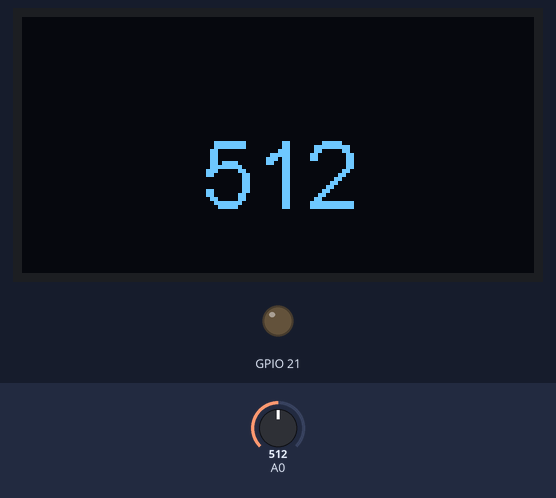
Simulated run of this sketch. Board: ESP8266 (NodeMCU). Shown: 128×64 one-colour display, output pins drawn as LEDs (lit = HIGH). Inputs (shaded band) come from the test bench; at power-on: A0 = 512. What the sketch prints to the serial monitor is not drawn.

Above: at 1.3 s.
1.4 s: A0 set to 716
At 3.2 s:
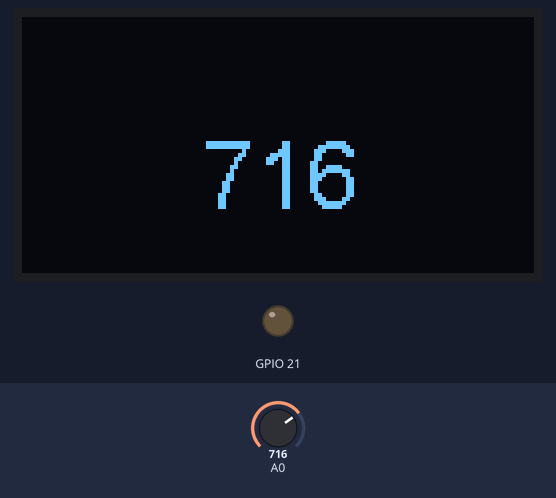
3.6 s: A0 set to 900
At 4.6 s:
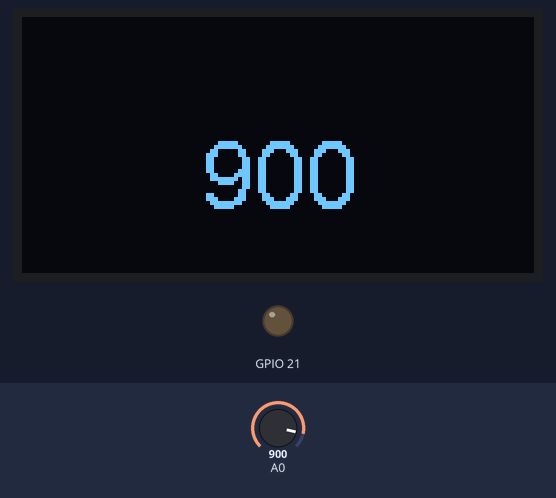
5.6 s: A0 set to 1023
At 7.2 s:
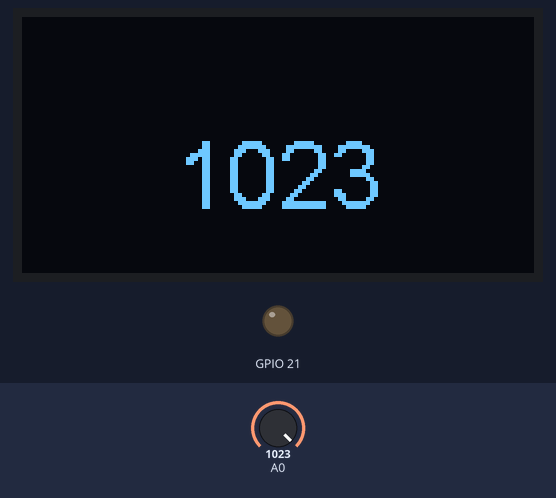
Timing chart, 0 to 8.7 s (numbered marks = the images above; inputs shaded):
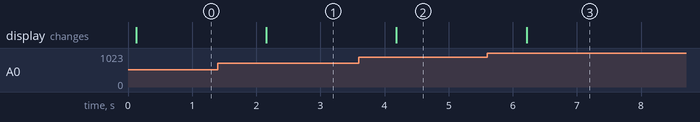

The sketch:

analogDisplay.ino
```cpp
#include <Wire.h>
#include "HT_SSD1306Wire.h"

static SSD1306Wire  display(0x3c, 500000, SDA_OLED, SCL_OLED, GEOMETRY_128_64, RST_OLED);
const int analogPin = 7;
#define DEMO_DURATION 3000
typedef void (*Demo)(void);

int demoMode = 0;
int counter = 1;

void setup() {
  Serial.begin(115200);
  Serial.println();
  Serial.println();
  VextON();
  delay(100);
  display.init();
  display.setFont(ArialMT_Plain_24);
}

void VextON(void)
{
  pinMode(Vext,OUTPUT);
  digitalWrite(Vext, LOW);
}

void VextOFF(void)
{
  pinMode(Vext,OUTPUT);
  digitalWrite(Vext, HIGH);
}

void readDisplayAQI(){
  int analogValue = analogRead(analogPin);
  Serial.print("Analog Value: ");
  Serial.println(analogValue);
  display.setTextAlignment(TEXT_ALIGN_CENTER);
  display.drawString(64, 26, String(analogValue));

}
Demo demos[] = {readDisplayAQI};
int demoLength = (sizeof(demos) / sizeof(Demo));
long timeSinceLastModeSwitch = 0;

void loop() {
  display.clear();
  demos[0]();
  display.setTextAlignment(TEXT_ALIGN_RIGHT);
  display.drawString(10, 128, String(millis()));
  display.display();
  delay(1000);

}
```

Measured:
- after the input at 1.4 s, the display: changes after 0.76 s (image 1)
- after the input at 3.6 s, the display: changes after 0.59 s (image 2)
- after the input at 5.6 s, the display: changes after 0.61 s (image 3)
